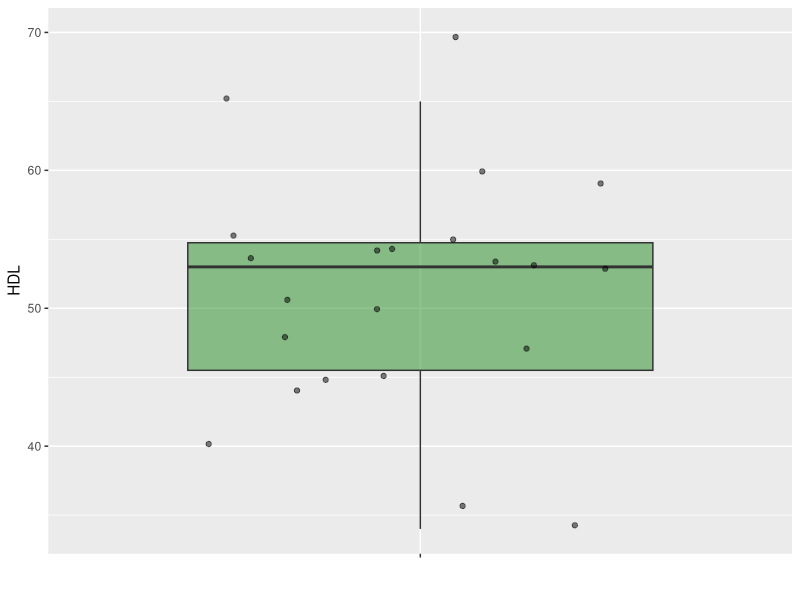
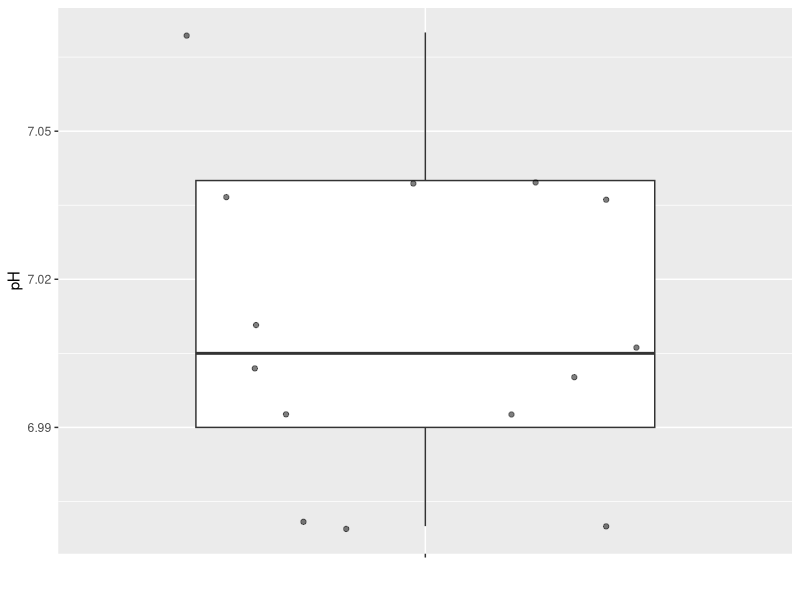
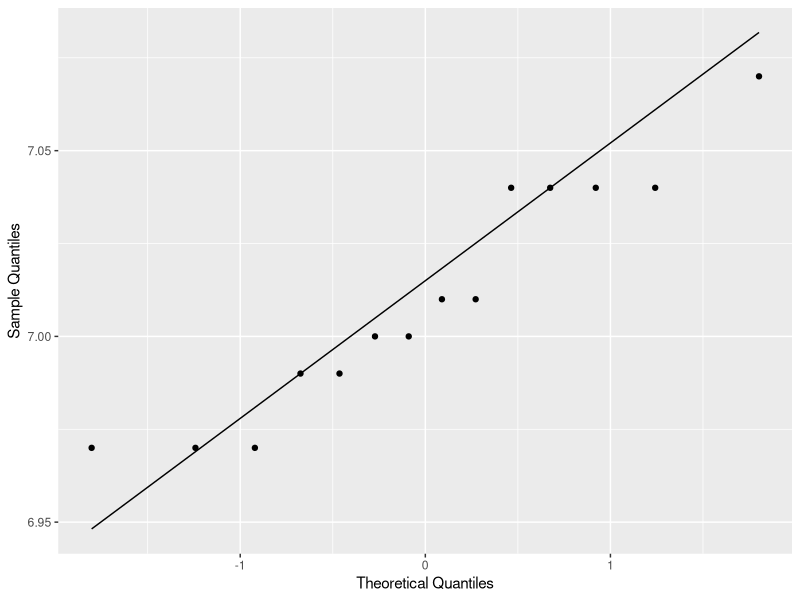
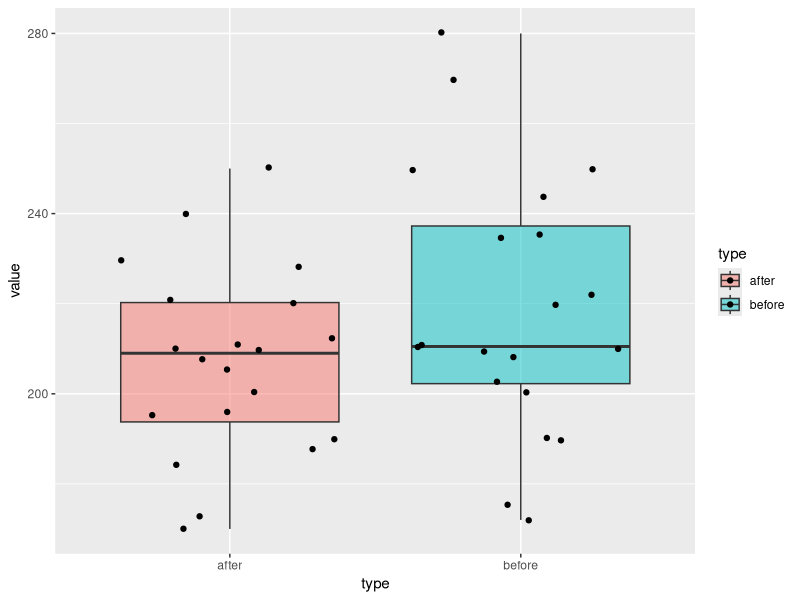
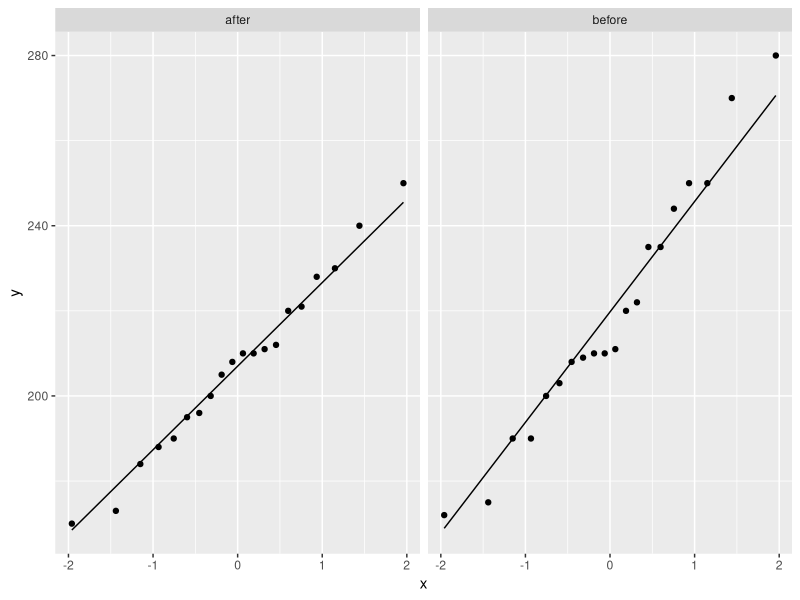
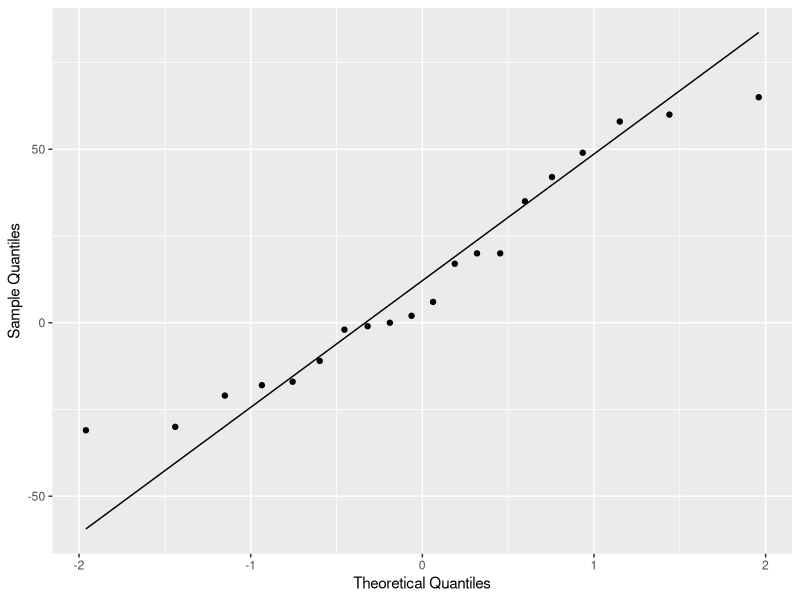

Reproduce these figures in R, in order.
## ---- chunk 1
library(tidyverse)
## ---- chunk 2
HDL <- c(65, 47, 51, 54, 70, 55, 44, 48, 36, 53, 45, 34, 59, 45, 54, 50, 40, 60, 53, 53, 54, 55)
## ---- chunk 3
library(ggplot2)
HDL.df <- data.frame(HDL=HDL)
ggplot(HDL.df, aes(y=HDL, x="")) + 
  geom_boxplot(outlier.shape = NA, fill="forestgreen", alpha=0.5) +
  geom_jitter(alpha=0.5) + labs(x = "")
## ---- chunk 4
ph <- c( 7.01, 7.04, 6.97, 7.00, 6.99, 6.97, 7.04, 7.04, 7.01, 7.00, 6.99, 7.04, 7.07, 6.97)
## ---- chunk 5
ph.df <- data.frame(pH=ph)
ggplot(ph.df, aes(y=pH, x="")) + 
  geom_boxplot(outlier.shape = NA) + 
  geom_jitter(alpha=0.5) + 
  labs(x = "")
## ---- chunk 6
ggplot(ph.df, 
       aes(sample=pH))+
  stat_qq() + stat_qq_line()+labs(x="Theoretical Quantiles", y="Sample Quantiles")
shapiro.test(ph.df$pH)
## ---- chunk 7
t.test(ph.df$pH, alternative = "two.sided", mu=7)

## ---- chunk 8
id <- 1:20
before <- c(210, 235, 208, 190, 172, 244, 211, 235, 210, 
            190, 175, 250, 200, 270, 222, 203, 209, 220, 250, 280)
after <- c(190, 170, 210, 188, 173, 195, 228, 200, 210, 184,
           196, 208, 211, 212, 205, 221, 240, 250, 230, 220)
cholesterol_1 <- data.frame(id=id, before=before, after=after)
head(cholesterol_1)

## ---- chunk 9
library(tidyverse)
cholesterol_2 <- pivot_longer(cholesterol_1, before:after, names_to = "type", values_to = "value")
head(cholesterol_2)
## ---- chunk 10
ggplot(data= cholesterol_2, aes(x=type, y=value)) + 
  geom_boxplot(outlier.shape = NA, aes(fill=type), alpha=0.5) + 
  geom_jitter(aes(fill=type)) 
## ---- chunk 11
cholesterol_2 |>
  group_by(type) |>
  summarize(mean = round(mean(value), 2),
            sd = round(sd(value), 2))

## ---- chunk 12
 ggplot(data = cholesterol_2, aes(sample = value)) +
  stat_qq() + 
  stat_qq_line() +
  facet_grid(. ~ type) 

## ---- chunk 13
t.test(before, after, data=cholesterol_1, "greater", paired=TRUE)
## ---- chunk 14
approach2_tbl <- tibble(diff = cholesterol_1$before - cholesterol_1$after)
## ---- chunk 15
ggplot(approach2_tbl, 
       aes(sample=diff))+
  stat_qq() + stat_qq_line()+
  labs(x="Theoretical Quantiles", y="Sample Quantiles")
shapiro.test(approach2_tbl$diff)

## ---- chunk 16

t.test(x = approach2_tbl$diff,  alternative = c("greater"), mu=0)
